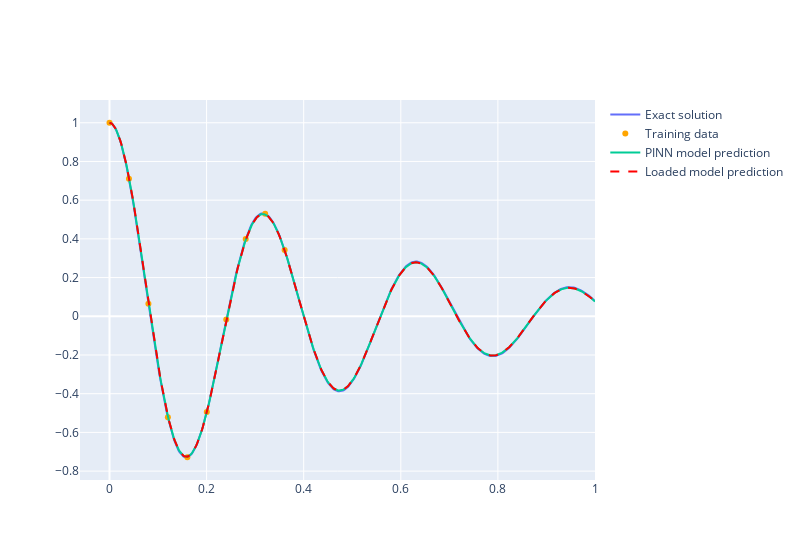

Notebook code cell kept with this figure:
### Code cell
pinn_data = Data(
    x=exact.x,
    y=jax.vmap(pinn)(exact.x),
)

loaded_model = Data(
    x=exact.x,
    y=jax.vmap(pinn_new)(exact.x),
)

plot_interactive(
    [
        exact_plot,
        train_plot,
        PlotData(data=pinn_data, plot_type="line", label="PINN model prediction"),
        PlotData(
            data=loaded_model,
            plot_type="line",
            line_style=("--", "dash"),
            label="Loaded model prediction",
            color="red",
        ),
    ]
)

### Figure 1 — Plotly figure (JSON) as saved in the notebook; plotly's stock layout.template omitted (floating-point values rounded to 4 significant figures; data arrays with more than 128 entries replaced by an {"elided": "..."} marker saying what was removed)
{"data": [{"line": {"dash": "solid"}, "mode": "lines", "name": "Exact solution", "type": "scatter", "x": {"elided": "500 float values"}, "y": {"elided": "500 float values"}}, {"marker": {"color": "orange"}, "mode": "markers", "name": "Training data", "type": "scatter", "x": [0.0, 0.04008, 0.08016, 0.1202, 0.1603, 0.2004, 0.2405, 0.2806, 0.3206, 0.3607], "y": [1.0, 0.711, 0.06483, -0.5221, -0.7284, -0.4943, -0.0168, 0.3994, 0.5293, 0.3421]}, {"line": {"dash": "solid"}, "mode": "lines", "name": "PINN model prediction", "type": "scatter", "x": {"elided": "500 float values"}, "y": {"elided": "500 float values"}}, {"line": {"color": "red", "dash": "dash"}, "mode": "lines", "name": "Loaded model prediction", "type": "scatter", "x": {"elided": "500 float values"}, "y": {"elided": "500 float values"}}], "layout": {"width": 800}}
